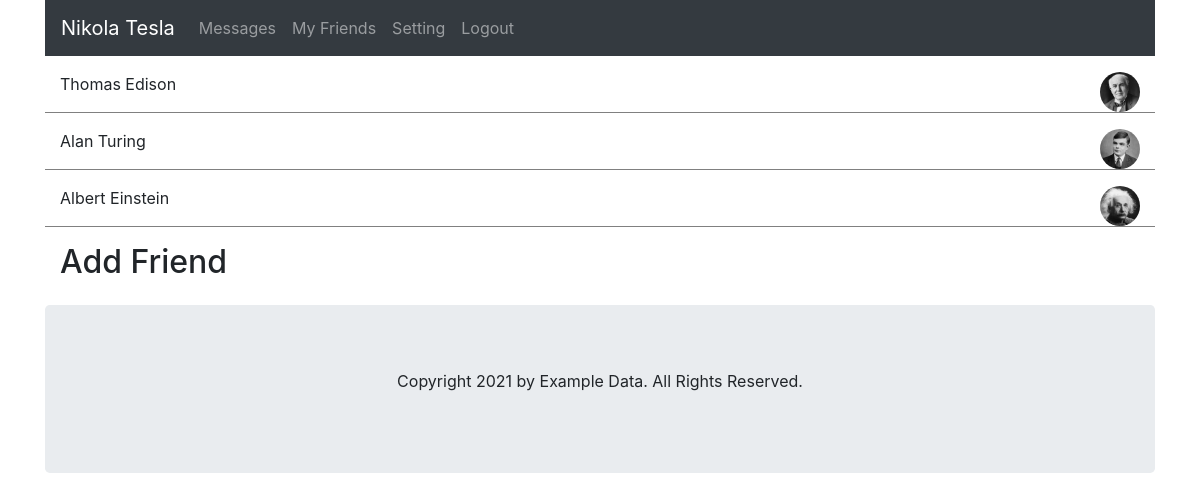
The page /MessageApp/myfriends.php (signed in) on the database its author committed.
### tables this page shows
CREATE TABLE `members` (
  `MemberID` int(3) NOT NULL,
  `FirstName` varchar(33) NOT NULL,
  `LastName` varchar(33) NOT NULL,
  `Title` varchar(33) NOT NULL,
  `ImagePath` varchar(50) DEFAULT NULL,
  `Email` varchar(33) NOT NULL,
  `Password` varchar(32) NOT NULL
);

### MessageApp/myfriends.php (the view, shortened to what this page needs)
<?php
include("include/header.php");
?>
<div class="container mt-3">
<?php
    $conn = new mysqli("localhost", "root", "", "messageapp");
    $sql = "SELECT MemberID,FriendID FROM friends WHERE MemberID=".$_COOKIE['memberid'];
    $result = $conn->query($sql);
    $friends = $result->fetch_all(MYSQLI_NUM);
    for ($i=0; $i < count($friends); $i++) {
      $sql = "SELECT MemberID,FirstName, LastName, ImagePath FROM members WHERE MemberID=".$friends[$i][1];
      if ($result = $conn -> query($sql)) {
       while ($row = $result -> fetch_array(MYSQLI_ASSOC)) {
         echo  '<div class="row mt-3" style="cursor:pointer;border-bottom:1px solid gray;" onclick="showMessage('.$row['MemberID'].')">';
         echo '<div class="col-12">';
         echo '<img src="memberImage/'.$row['ImagePath'].'" alt="'.$row['FirstName']." ".$row['LastName'].'" class="rounded-circle float-right" style="width:40px;">';
         echo '<p>'.$row['FirstName']." ".$row['LastName'].'</p>';
         echo '</div>';
         echo '</div>';
        }
      }
    }
?>
<div class="row mt-3">
  <div class="col-12">
    <h2>Add Friend</h2>
  </div>
</div>
</div>
<?php include("include/footer.php"); ?>

### MessageApp/include/header.php (shortened to what this page needs)
<!DOCTYPE html>
<html lang="en">
<head>
  <link rel="stylesheet" href="https://maxcdn.bootstrapcdn.com/bootstrap/4.5.2/css/bootstrap.min.css">
</head>
<body>
<div class="container">
  <nav class="navbar navbar-expand-md bg-dark navbar-dark">
  <a class="navbar-brand" href="#">
    <?php
       if (isset($_COOKIE["user"]) && !empty($_COOKIE["user"])){
        echo urldecode( $_COOKIE["user"]);
      }else{
        echo "Message App";
      }
      ?>
  </a>
  <div class="collapse navbar-collapse" id="collapsibleNavbar">
    <ul class="navbar-nav">
  <?php  if ($_COOKIE["status"] == "ok"):?>
      <li class="nav-item">
        <a class="nav-link" href="message.php">Messages</a>
      </li>
      <li class="nav-item">
        <a class="nav-link" href="myfriends.php">My Friends</a>
      </li>
      <li class="nav-item">
        <a class="nav-link" href="#">Setting</a>
      </li>
       <li class="nav-item">
        <a class="nav-link" href="logout.php">Logout</a>
      </li>
  <?php else: ?>
      <li class="nav-item">
        <a class="nav-link" href="index.php">Login</a>
      </li>
  <?php endif; ?>
    </ul>
  </div>
</nav>

### MessageApp/include/footer.php
<div class="jumbotron text-center mt-3" style="margin-bottom:0">
  <p>Copyright 2021 by Example Data. All Rights Reserved.</p>
</div>
</div>
</body>
</html>

### rows shown on the page
members: ImagePath (picture), FirstName "Thomas", LastName "Edison"
members: ImagePath (picture), FirstName "Alan", LastName "Turing"
members: ImagePath (picture), FirstName "Albert", LastName "Einstein"

### other values the page prints
urldecode( $_COOKIE["user"]) "Nikola Tesla"
